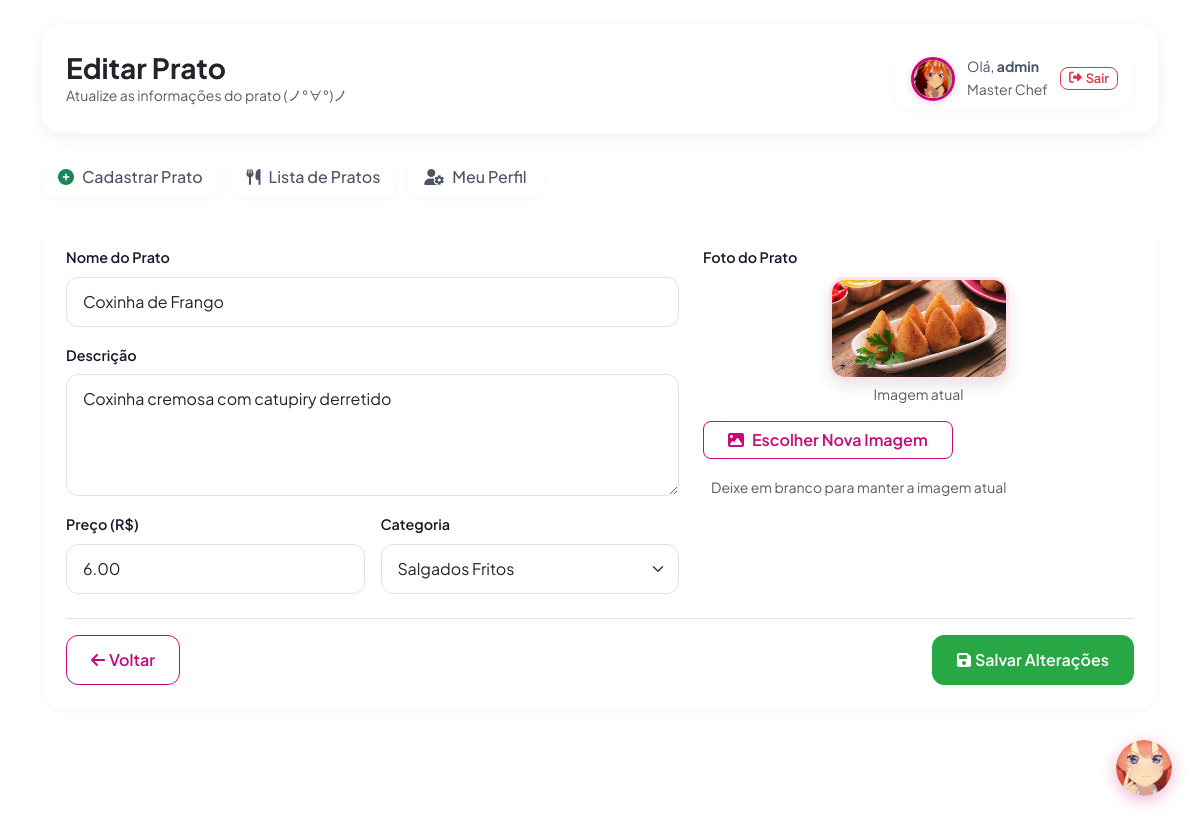
/pages/editar.php?id=5 (signed in), run on the app's committed database.
### tables this page shows
CREATE TABLE `comidinhas` (
  `id` int(11) NOT NULL,
  `nome` varchar(100) NOT NULL,
  `descricao` varchar(255) NOT NULL,
  `preco` decimal(10,2) NOT NULL DEFAULT 0.00,
  `id_categoria` int(11) NOT NULL,
  `imagem` varchar(255) DEFAULT NULL
);

### api/helpers/categorias.php (called while the page is built, shortened)
<?php
function obterCategorias(mysqli $con): array
{
    $sql       = 'SELECT id, nome, icone FROM categorias ORDER BY nome ASC';
    $resultado = mysqli_query($con, $sql);
    $categorias = [];
    while ($linha = mysqli_fetch_assoc($resultado))
    {
        $categorias[] = $linha;
    }
    return $categorias;
}

### public/pages/editar.php (the view, shortened to what this page needs)
<?php
include __DIR__ . '/../../api/config/conexao.php';
require_once __DIR__ . '/../../api/helpers/categorias.php';
$id   = isset($_GET['id']) ? (int) $_GET['id'] : 0;
$erro = $_GET['erro'] ?? '';
$sql  = "SELECT c.*, cat.nome as categoria
         FROM comidinhas c
         LEFT JOIN categorias cat ON c.id_categoria = cat.id
         WHERE c.id = ?";
$stmt = mysqli_prepare($con, $sql);
mysqli_stmt_bind_param($stmt, 'i', $id);
mysqli_stmt_execute($stmt);
$resultado = mysqli_stmt_get_result($stmt);
$prato     = mysqli_fetch_assoc($resultado);
$categorias = obterCategorias($con);
?>
<!DOCTYPE html>
<html lang="pt-BR">
<head>
    <link href="https://cdn.jsdelivr.net/npm/bootstrap@5.3.2/dist/css/bootstrap.min.css" rel="stylesheet">
    <link href="https://cdnjs.cloudflare.com/ajax/libs/font-awesome/6.4.2/css/all.min.css" rel="stylesheet">
    <link href="https://cdn.jsdelivr.net/npm/sweetalert2@11/dist/sweetalert2.min.css" rel="stylesheet">
    <link rel="stylesheet" href="../assets/css/pages/editar.css">
</head>
<body data-erro="<?= htmlspecialchars($erro) ?>"
      data-selected-categoria="<?= htmlspecialchars($prato['id_categoria']) ?>">
<div class="container mt-4">
    <div class="hero-card p-4 mb-4 d-flex flex-column flex-md-row justify-content-between align-items-md-center gap-3">
        <div>
            <h1 class="h3 fw-bold text-dark m-0">Editar Prato</h1>
            <p class="text-muted small m-0">Atualize as informações do prato (ノ°∀°)ノ</p>
        </div>
        <?php include __DIR__ . '/../components/header_usuario.php'; ?>
    </div>
    <div class="mb-4">
        <ul class="nav nav-pills">
            <li class="nav-item">
                <a class="nav-link" href="cadastro_pratos.php">
                    <i class="fa-solid fa-circle-plus text-success me-2"></i>Cadastrar Prato
                </a>
            </li>
            <li class="nav-item">
                <a class="nav-link" href="lista.php">
                    <i class="fa-solid fa-utensils me-2"></i>Lista de Pratos
                </a>
            </li>
            <li class="nav-item">
                <a class="nav-link" href="perfil.php">
                    <i class="fa-solid fa-user-gear me-2"></i>Meu Perfil
                </a>
            </li>
        </ul>
    </div>
    <div class="card form-card p-4">
        <form action="../../api/controllers/doEditar.php" method="POST" enctype="multipart/form-data" id="formEditar">
            <div class="row g-4">
                <div class="col-md-7">
                    <div class="mb-3">
                        <label class="form-label">Nome do Prato</label>
                        <input type="text" class="form-control" name="nome" id="nome"
                               value="<?= htmlspecialchars($prato['nome']) ?>" required>
                    </div>
                    <div class="mb-3">
                        <label class="form-label">Descrição</label>
                        <textarea class="form-control" name="descricao" id="descricao"
                                  rows="4" required><?= htmlspecialchars($prato['descricao']) ?></textarea>
                    </div>
                    <div class="row g-3">
                        <div class="col-md-6">
                            <label class="form-label">Preço (R$)</label>
                            <input type="number" class="form-control" name="preco" id="preco"
                                   step="0.01" min="0"
                                   value="<?= number_format($prato['preco'], 2, '.', '') ?>" required>
                        </div>
                        <div class="col-md-6">
                            <label class="form-label">Categoria</label>
                            <select class="form-select" name="id_categoria" id="id_categoria" required>
                                <?php foreach ($categorias as $cat): ?>
                                    <option value="<?= $cat['id'] ?>"
                                        <?= (int) $prato['id_categoria'] === (int) $cat['id'] ? 'selected' : '' ?>>
                                        <i class="fa-solid <?= $cat['icone'] ?>"></i> <?= htmlspecialchars($cat['nome']) ?>
                                    </option>
                                <?php endforeach; ?>
                            </select>
                        </div>
                    </div>
                </div>
                <div class="col-md-5">
                    <label class="form-label">Foto do Prato</label>
                    <?php if (!empty($prato['imagem'])): ?>
                        <div class="text-center mb-3" id="previewAtual">
                            <img src="../assets/img/pratos/<?= htmlspecialchars($prato['imagem']) ?>"
                                 class="preview-atual"
                                 alt="Imagem atual"
                                 onerror="this.onerror=null;this.src='../assets/img/pratos/prato_padrao.png';">
                            <p class="text-muted small mt-1">Imagem atual</p>
                        </div>
                    <?php endif; ?>
                    <div class="mb-3">
                        <button type="button" class="btn btn-outline-primary rounded-3 px-4" data-bs-toggle="modal" data-bs-target="#imageModal">
                            <i class="fa-solid fa-image me-2"></i>Escolher Nova Imagem
                        </button>
                    </div>
                    <span id="file-status-text" class="text-muted small ms-2">Deixe em branco para manter a imagem atual</span>
                </div>
            </div>
            <div class="d-flex justify-content-between align-items-center mt-4 pt-3 border-top">
                <a href="lista.php" class="btn btn-voltar">
                    <i class="fa-solid fa-arrow-left me-1"></i>Voltar
                </a>
                <button type="submit" class="btn btn-salvar">
                    <i class="fa-solid fa-save me-1"></i>Salvar Alterações
                </button>
            </div>
        </form>
    </div>
</div>
</body>
</html>

### public/assets/css/pages/editar.css (style rules this page uses)
.form-card { background: var(--bg-card); border-radius: var(--radius-xl); box-shadow: var(--shadow-sm); border: none; }
.form-control, .form-select { padding: 0.75rem 1rem; border: 1px solid var(--border-color); border-radius: var(--radius-md); }
.form-label { color: var(--text-primary); font-size: 0.9rem; font-weight: 600; }
.preview-atual { max-width: 180px; max-height: 180px; border: 3px solid var(--itsuki-primary-light); border-radius: var(--radius-lg); box-shadow: 0 6px 16px rgba(0, 0, 0, 0.1); object-fit: cover; }
.btn-salvar { padding: 0.75rem 1.5rem; border-color: var(--color-success); border-radius: var(--radius-md); background: var(--color-success); color: #fff; font-weight: 600; transition: all var(--transition-fast); }
.btn-voltar { padding: 0.75rem 1.5rem; border: 1px solid var(--itsuki-primary); border-radius: var(--radius-md); background: transparent; color: var(--itsuki-primary); font-weight: 600; transition: all var(--transition-fast); }

### public/assets/css/global.css (style rules this page uses)
body { min-height: 100vh; color: var(--text-secondary); font-family: 'Plus Jakarta Sans', sans-serif; background-image: url("../img/global/fundo.png"); background-size: cover; background-attachment: fixed; background-position: center; background-repeat: no-repeat; }

### public/assets/css/components.css (style rules this page uses)
.hero-card { background: var(--bg-card); border-radius: var(--radius-xl); box-shadow: var(--shadow-md); border: none; }
.form-card { background: var(--bg-card); border-radius: var(--radius-xl); box-shadow: var(--shadow-sm); border: none; }
.nav-pills { gap: 0.75rem; }
.nav-pills .nav-link { background: var(--bg-card); border-radius: var(--radius-md); box-shadow: var(--shadow-sm); color: var(--text-secondary); font-weight: 500; transition: all var(--transition-fast); }
.btn-outline-primary { background: transparent; border-color: var(--itsuki-primary); border-radius: var(--radius-md); color: var(--itsuki-primary); font-weight: 600; transition: all var(--transition-fast); }

### public/assets/css/variables.css (style rules this page uses)
:root { --itsuki-primary: #c90879; --itsuki-secondary: #f23078; --itsuki-light: #fffade; --itsuki-yellow: #f5f05f; --itsuki-gold: #fcd74e; --itsuki-primary-hover: #a80665; --itsuki-primary-light: rgba(201, 8, 121, 0.12); --itsuki-secondary-light: rgba(242, 48, 120, 0.15); --itsuki-gold-light: rgba(252, 215, 78, 0.25); --color-success: #28a745; --color-success-light: rgba(40, 167, 69, 0.15); --color-danger: #dc3545; --color-danger-light: rgba(220, 53, 69, 0.15); --color-warning: #ffc107; --color-info: #c90879; --text-primary: #1a1a2e; --text-secondary: #4a5568; --text-muted: #a0aec0; --text-on-primary: #fff; --bg-card: #fff; --bg-card-overlay: rgba(255, 255, 255, 0.95); --bg-body: #f5f0ff; --bg-input: #fff; --border-color: #dee2e6; --border-focus: var(--itsuki-primary); --shadow-sm: 0 2px 8px rgba(0, 0, 0, 0.03); --shadow-md: 0 4px 20px rgba(0, 0, 0, 0.06); --shadow-lg: 0 10px 30px rgba(0, 0, 0, 0.1); --shadow-hover: 0 6px 24px rgba(201, 8, 121, 0.12); --radius-sm: 8px; --radius-md: 12px; --radius-lg: 16px; --radius-xl: 20px; --radius-2xl: 24px; --transition-fast: 0.15s ease; --transition-normal: 0.25s ease; }

### data on the page
comidinhas: nome "Coxinha de Frango", descricao "Coxinha cremosa com catupiry derretido", preco "6.00", id_categoria "Salgados Fritos", imagem (picture)

### other printed values
$nomeUsuario "admin"
